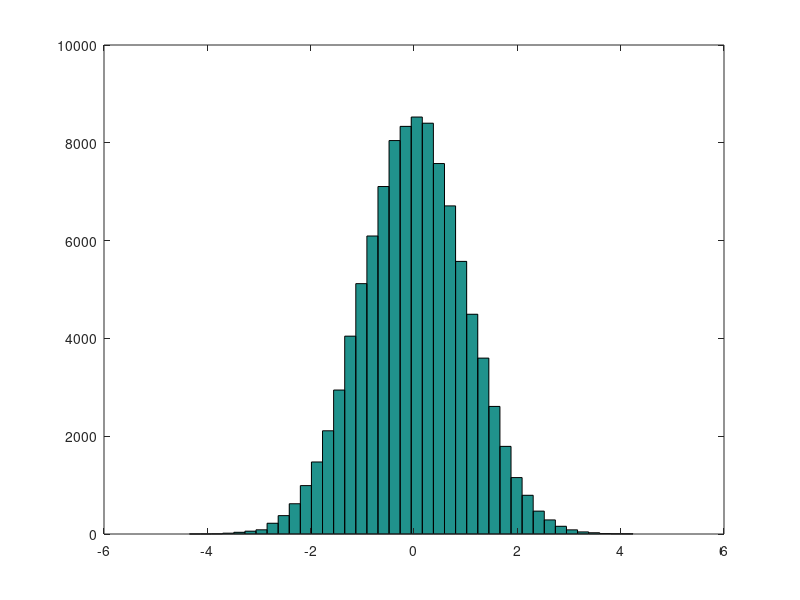
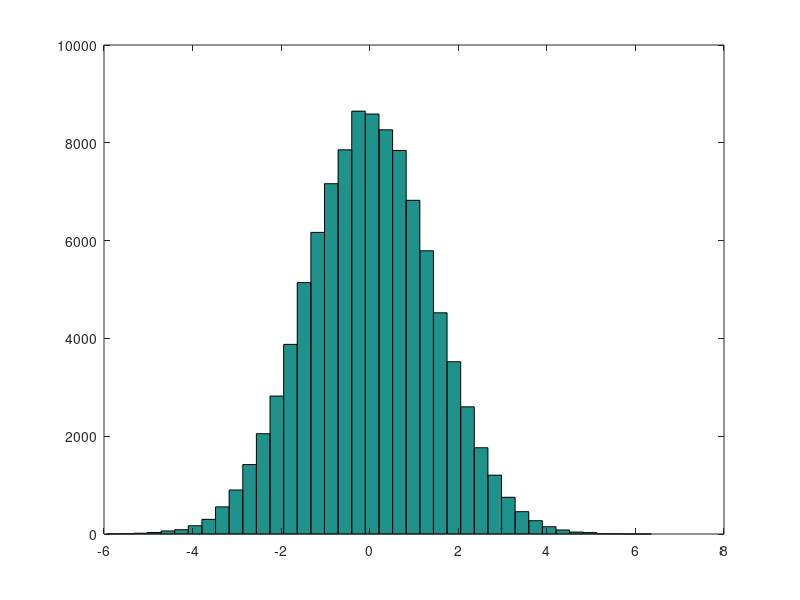
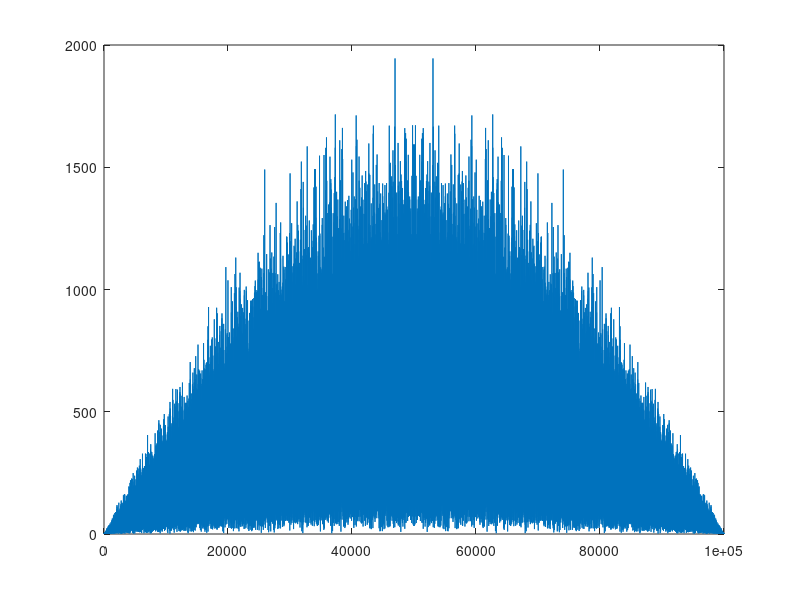
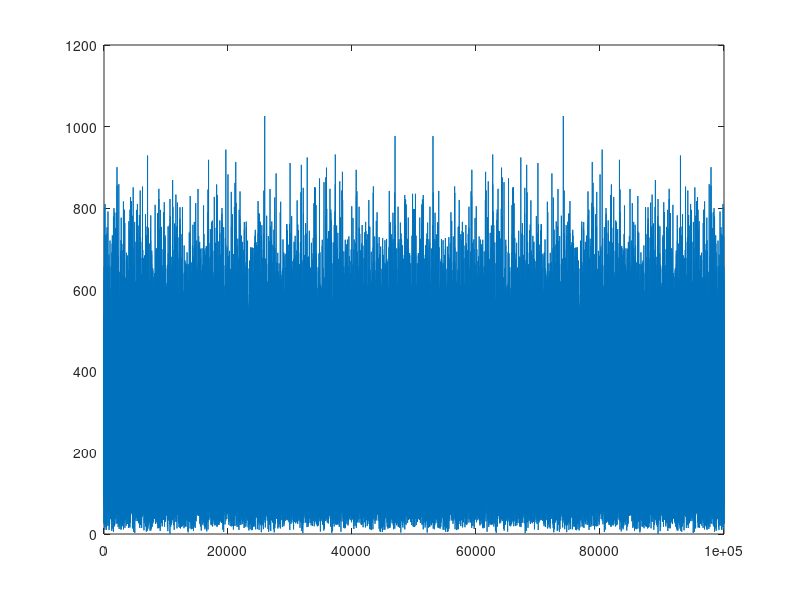

These figures' MATLAB source, in order:
%
%
clear
N=100000;
sigma=1;

X=sigma*randn(1,N);
U=zeros(1,N);

figure(1)
hist(X,40);
sigmaX=std(X)

U(1)=0;
for II=2:N
	U(II)=X(II)-X(II-1);
end

figure(2)
hist(U,40);
sigmaU=std(U)

factor1=(sigmaU^2)/(sigmaX^2)

figure(3)
plot(abs(fft(U)))
figure(4)
plot(abs(fft(X)))

disp('Si la salida X es una gaussiana la entrada U tambien lo es???? ver testintegauss');
